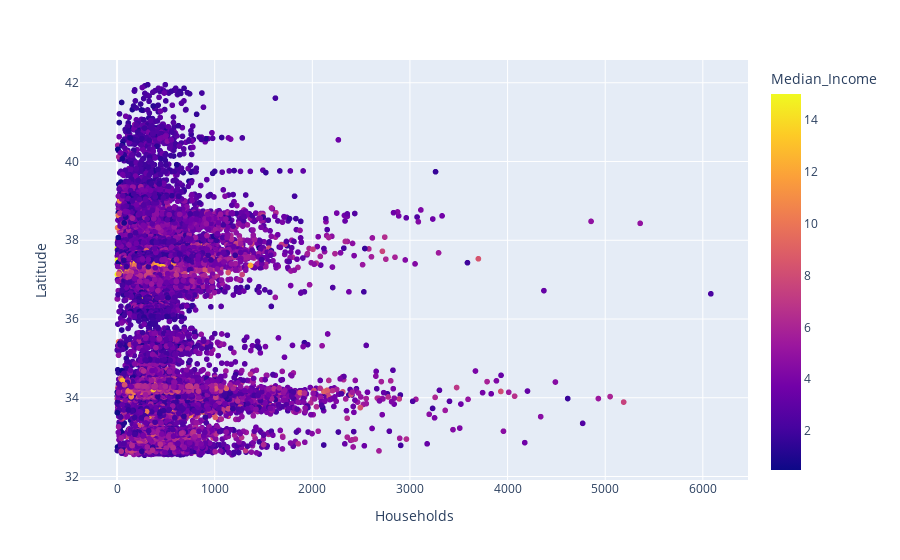

The cell this chart's notebook holds for it:
### Code cell
import plotly.express as pl
plt.figure(figsize=(15,10))
fig = pl.scatter(df, x='Households',y='Latitude', color="Median_Income")
fig.show()

### Figure 1 — Plotly figure (JSON) as saved in the notebook; plotly's stock layout.template omitted (floating-point values rounded to 4 significant figures; data arrays with more than 128 entries replaced by an {"elided": "..."} marker saying what was removed)
{"data": [{"hovertemplate": "Households=%{x}<br>Latitude=%{y}<br>Median_Income=%{marker.color}<extra></extra>", "legendgroup": "", "marker": {"color": {"elided": "20640 float values"}, "coloraxis": "coloraxis", "symbol": "circle"}, "mode": "markers", "name": "", "showlegend": false, "type": "scattergl", "x": {"elided": "20640 int values"}, "xaxis": "x", "y": {"elided": "20640 float values"}, "yaxis": "y"}], "layout": {"coloraxis": {"colorbar": {"title": {"text": "Median_Income"}}, "colorscale": [[0, "#0d0887"], [0.1111, "#46039f"], [0.2222, "#7201a8"], [0.3333, "#9c179e"], [0.4444, "#bd3786"], [0.5556, "#d8576b"], [0.6667, "#ed7953"], [0.7778, "#fb9f3a"], [0.8889, "#fdca26"], [1, "#f0f921"]]}, "legend": {"tracegroupgap": 0}, "margin": {"t": 60}, "xaxis": {"anchor": "y", "domain": [0, 1], "title": {"text": "Households"}}, "yaxis": {"anchor": "x", "domain": [0, 1], "title": {"text": "Latitude"}}}}
